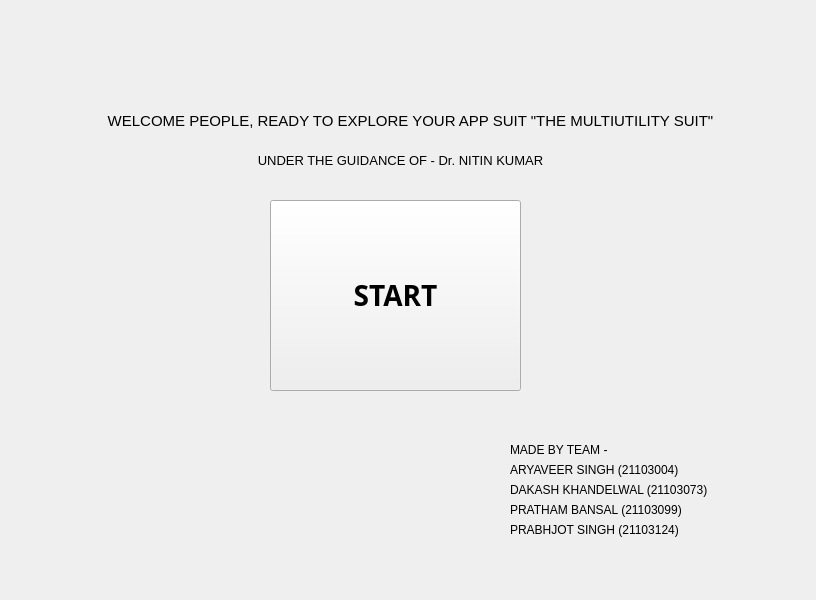
<?xml version="1.0" encoding="UTF-8"?>
<ui version="4.0">
 <class>MainWindow</class>
 <widget class="QMainWindow" name="MainWindow">
  <property name="geometry">
   <rect>
    <x>0</x>
    <y>0</y>
    <width>816</width>
    <height>600</height>
   </rect>
  </property>
  <property name="windowTitle">
   <string>MainWindow</string>
  </property>
  <widget class="QWidget" name="centralwidget">
   <widget class="QPushButton" name="pushButton">
    <property name="geometry">
     <rect>
      <x>270</x>
      <y>200</y>
      <width>251</width>
      <height>191</height>
     </rect>
    </property>
    <property name="font">
     <font>
      <family>MS PGothic</family>
      <pointsize>21</pointsize>
      <weight>75</weight>
      <bold>true</bold>
     </font>
    </property>
    <property name="text">
     <string>START</string>
    </property>
   </widget>
   <widget class="QLabel" name="label">
    <property name="geometry">
     <rect>
      <x>60</x>
      <y>110</y>
      <width>701</width>
      <height>21</height>
     </rect>
    </property>
    <property name="font">
     <font>
      <pointsize>11</pointsize>
     </font>
    </property>
    <property name="text">
     <string>WELCOME PEOPLE, READY TO EXPLORE YOUR APP SUIT &quot;THE MULTIUTILITY SUIT&quot;</string>
    </property>
    <property name="alignment">
     <set>Qt::AlignCenter</set>
    </property>
   </widget>
   <widget class="QLabel" name="label_2">
    <property name="geometry">
     <rect>
      <x>220</x>
      <y>150</y>
      <width>361</width>
      <height>20</height>
     </rect>
    </property>
    <property name="sizePolicy">
     <sizepolicy hsizetype="Preferred" vsizetype="Preferred">
      <horstretch>0</horstretch>
      <verstretch>0</verstretch>
     </sizepolicy>
    </property>
    <property name="font">
     <font>
      <pointsize>10</pointsize>
     </font>
    </property>
    <property name="layoutDirection">
     <enum>Qt::LeftToRight</enum>
    </property>
    <property name="text">
     <string>UNDER THE GUIDANCE OF - Dr. NITIN KUMAR</string>
    </property>
    <property name="alignment">
     <set>Qt::AlignCenter</set>
    </property>
   </widget>
   <widget class="QLabel" name="label_3">
    <property name="geometry">
     <rect>
      <x>510</x>
      <y>440</y>
      <width>131</width>
      <height>20</height>
     </rect>
    </property>
    <property name="sizePolicy">
     <sizepolicy hsizetype="Preferred" vsizetype="Preferred">
      <horstretch>0</horstretch>
      <verstretch>0</verstretch>
     </sizepolicy>
    </property>
    <property name="font">
     <font>
      <pointsize>9</pointsize>
     </font>
    </property>
    <property name="layoutDirection">
     <enum>Qt::LeftToRight</enum>
    </property>
    <property name="text">
     <string>MADE BY TEAM -</string>
    </property>
    <property name="alignment">
     <set>Qt::AlignLeading|Qt::AlignLeft|Qt::AlignVCenter</set>
    </property>
   </widget>
   <widget class="QLabel" name="label_4">
    <property name="geometry">
     <rect>
      <x>510</x>
      <y>480</y>
      <width>241</width>
      <height>20</height>
     </rect>
    </property>
    <property name="sizePolicy">
     <sizepolicy hsizetype="Preferred" vsizetype="Preferred">
      <horstretch>0</horstretch>
      <verstretch>0</verstretch>
     </sizepolicy>
    </property>
    <property name="font">
     <font>
      <pointsize>9</pointsize>
     </font>
    </property>
    <property name="layoutDirection">
     <enum>Qt::LeftToRight</enum>
    </property>
    <property name="text">
     <string>DAKASH KHANDELWAL (21103073)</string>
    </property>
    <property name="alignment">
     <set>Qt::AlignLeading|Qt::AlignLeft|Qt::AlignVCenter</set>
    </property>
   </widget>
   <widget class="QLabel" name="label_5">
    <property name="geometry">
     <rect>
      <x>510</x>
      <y>520</y>
      <width>231</width>
      <height>20</height>
     </rect>
    </property>
    <property name="sizePolicy">
     <sizepolicy hsizetype="Preferred" vsizetype="Preferred">
      <horstretch>0</horstretch>
      <verstretch>0</verstretch>
     </sizepolicy>
    </property>
    <property name="font">
     <font>
      <pointsize>9</pointsize>
     </font>
    </property>
    <property name="layoutDirection">
     <enum>Qt::LeftToRight</enum>
    </property>
    <property name="text">
     <string>PRABHJOT SINGH (21103124)</string>
    </property>
    <property name="alignment">
     <set>Qt::AlignLeading|Qt::AlignLeft|Qt::AlignVCenter</set>
    </property>
   </widget>
   <widget class="QLabel" name="label_6">
    <property name="geometry">
     <rect>
      <x>510</x>
      <y>500</y>
      <width>231</width>
      <height>20</height>
     </rect>
    </property>
    <property name="sizePolicy">
     <sizepolicy hsizetype="Preferred" vsizetype="Preferred">
      <horstretch>0</horstretch>
      <verstretch>0</verstretch>
     </sizepolicy>
    </property>
    <property name="font">
     <font>
      <pointsize>9</pointsize>
     </font>
    </property>
    <property name="layoutDirection">
     <enum>Qt::LeftToRight</enum>
    </property>
    <property name="text">
     <string>PRATHAM BANSAL (21103099)</string>
    </property>
    <property name="alignment">
     <set>Qt::AlignLeading|Qt::AlignLeft|Qt::AlignVCenter</set>
    </property>
   </widget>
   <widget class="QLabel" name="label_7">
    <property name="geometry">
     <rect>
      <x>510</x>
      <y>460</y>
      <width>231</width>
      <height>20</height>
     </rect>
    </property>
    <property name="sizePolicy">
     <sizepolicy hsizetype="Preferred" vsizetype="Preferred">
      <horstretch>0</horstretch>
      <verstretch>0</verstretch>
     </sizepolicy>
    </property>
    <property name="font">
     <font>
      <pointsize>9</pointsize>
     </font>
    </property>
    <property name="layoutDirection">
     <enum>Qt::LeftToRight</enum>
    </property>
    <property name="text">
     <string>ARYAVEER SINGH (21103004)</string>
    </property>
    <property name="alignment">
     <set>Qt::AlignLeading|Qt::AlignLeft|Qt::AlignVCenter</set>
    </property>
   </widget>
  </widget>
 </widget>
 <resources/>
 <connections/>
</ui>
